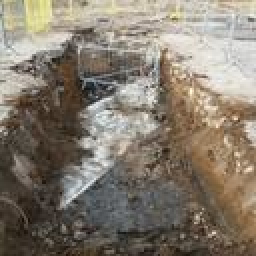
#> input picture 02_AI/03_LatentWalk/comfyui_reference_128/000001.jpg, 128 x 128 px, given as the content of the folder D:/Claude_jiajia/comfyui_reference, which was not available (shown 2 times larger)
$ python crop_images.py
#> lines starting #> are read from the running program, lines starting #| are printed output that depends on the picture; pictures that were not available may be replaced by others from this repository, and a replacement may not be noted
from PIL import Image
import os

input_dir = r'D:\Claude_jiajia\comfyui_reference'
output_dir = r'D:\Claude_jiajia\comfyui_reference_128'
os.makedirs(output_dir, exist_ok=True)

def crop_and_resize(img_path, save_path, size=128, bottom_crop_ratio=0.10):
#> called with img_path = '_only/000001.jpg', size = 128, bottom_crop_ratio = 0.1
    try:
        img = Image.open(img_path).convert('RGB')
#> img is the input picture: PIL image 128x128 RGB; mean R, G, B 133.2, 123.8, 110.6
        w, h = img.size
#> w = 128; h = 128

        # 裁掉底部水印
        h_crop = int(h * (1 - bottom_crop_ratio))
#> h_crop = 115
        img = img.crop((0, 0, w, h_crop))
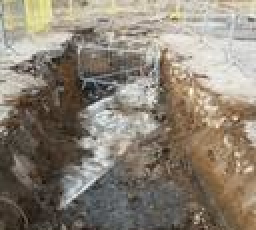
#> img: PIL image 128x115 RGB (shown 2 times larger); mean R, G, B 139.6, 130.3, 116.9

        # 从中心取正方形
        w, h = img.size
#> h = 115
        min_side = min(w, h)
#> min_side = 115
        left = (w - min_side) // 2
#> left = 6
        top = (h - min_side) // 2
#> top = 0
        img = img.crop((left, top, left + min_side, top + min_side))
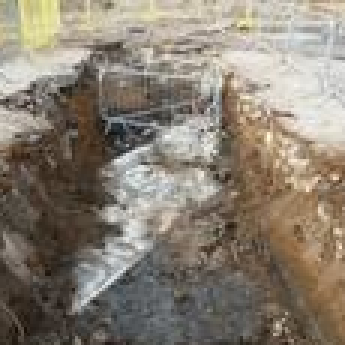
#> img: PIL image 115x115 RGB (shown 3 times larger); mean R, G, B 137.7, 128.4, 115.2

        # 缩放到128x128
        img = img.resize((size, size), Image.LANCZOS)
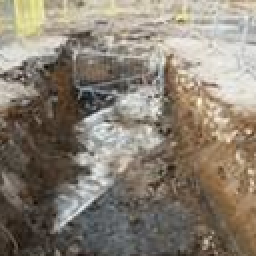
#> img: PIL image 128x128 RGB (shown 2 times larger); mean R, G, B 137.7, 128.4, 115.2
        img.save(save_path)
        return True
    except Exception as e:
        print(f"跳过 {img_path}: {e}")
        return False

# 处理所有图片（包括子文件夹）
count = 0
for root, dirs, files in os.walk(input_dir):
    for fname in files:
        if fname.lower().endswith(('.jpg', '.jpeg', '.png', '.webp')):
            src = os.path.join(root, fname)
            dst = os.path.join(output_dir, f'{count:06d}.jpg')
            if crop_and_resize(src, dst):
                count += 1

print(f"完成！共处理 {count} 张图片")
print(f"保存到: {output_dir}")

$ run again, on 02_AI/03_LatentWalk/comfyui_reference_128/000048.jpg
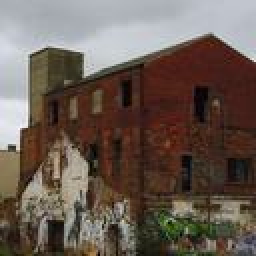
#> input picture 02_AI/03_LatentWalk/comfyui_reference_128/000048.jpg, 128 x 128 px, given as the content of the folder D:/Claude_jiajia/comfyui_reference, which was not available (shown 2 times larger)
#> in crop_and_resize, img is the input picture: PIL image 128x128 RGB; mean R, G, B 106.2, 92.4, 83.2
#> in crop_and_resize, `img = img.crop((0, 0, w, h_crop))`:
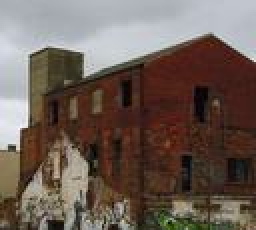
#> img: PIL image 128x115 RGB (shown 2 times larger); mean R, G, B 109.6, 94.9, 86.4
#> in crop_and_resize, `img = img.resize((size, size), Image.LANCZOS)`:
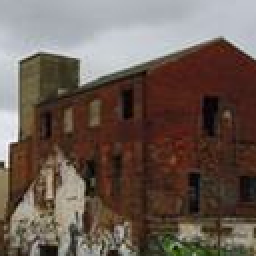
#> img: PIL image 128x128 RGB (shown 2 times larger); mean R, G, B 107.3, 92.2, 83.3

$ run again, on 02_AI/03_LatentWalk/comfyui_reference_128/000068.jpg
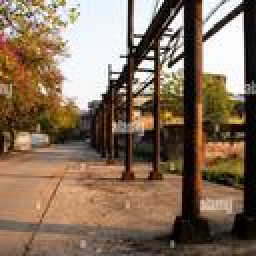
#> input picture 02_AI/03_LatentWalk/comfyui_reference_128/000068.jpg, 128 x 128 px, given as the content of the folder D:/Claude_jiajia/comfyui_reference, which was not available (shown 2 times larger)
#> in crop_and_resize, img is the input picture: PIL image 128x128 RGB; mean R, G, B 131.2, 110.3, 90.6
#> in crop_and_resize, `img = img.crop((0, 0, w, h_crop))`:
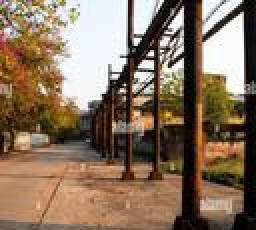
#> img: PIL image 128x115 RGB (shown 2 times larger); mean R, G, B 135.8, 114.4, 93.9
#> in crop_and_resize, `img = img.resize((size, size), Image.LANCZOS)`:
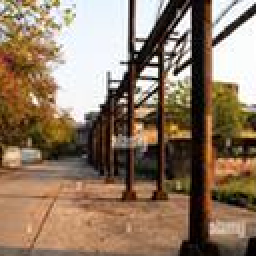
#> img: PIL image 128x128 RGB (shown 2 times larger); mean R, G, B 141.6, 120.1, 99.2

$ run again, on 02_AI/03_LatentWalk/comfyui_reference_128/000071.jpg
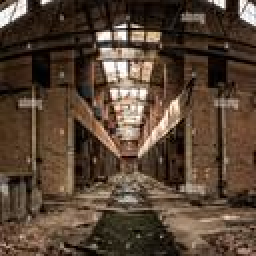
#> input picture 02_AI/03_LatentWalk/comfyui_reference_128/000071.jpg, 128 x 128 px, given as the content of the folder D:/Claude_jiajia/comfyui_reference, which was not available (shown 2 times larger)
#> in crop_and_resize, img is the input picture: PIL image 128x128 RGB; mean R, G, B 87.9, 69, 53.6
#> in crop_and_resize, `img = img.crop((0, 0, w, h_crop))`:
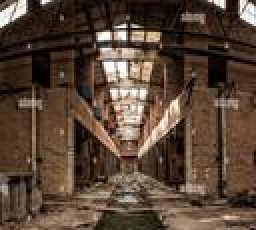
#> img: PIL image 128x115 RGB (shown 2 times larger); mean R, G, B 88.6, 69.5, 54
#> in crop_and_resize, `img = img.resize((size, size), Image.LANCZOS)`:
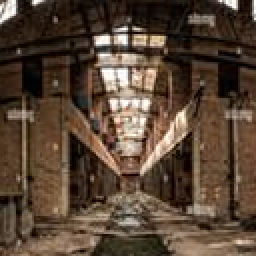
#> img: PIL image 128x128 RGB (shown 2 times larger); mean R, G, B 88.7, 69.7, 54.2
